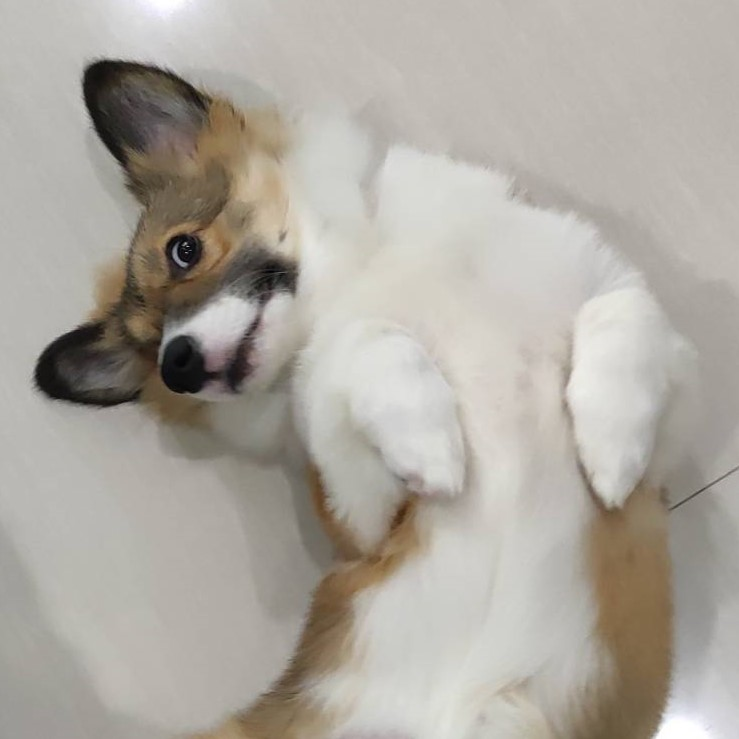
#> input picture dataset/odi.jpg, 739 x 739 px; its folder holds only this picture in this run
$ python part2.py
#> lines starting #> are read from the running program, lines starting #| are printed output that depends on the picture; after the words box and inside, x2 and y2 are one past the last pixel; in counts of white or black regions, pixels touching at a corner belong together
import cv2
import os
import matplotlib.pyplot as plt

files = os.listdir("../dataset")

for i, f in enumerate(files):
    img = cv2.imread(os.path.join("../dataset", f))
#> img is the input picture: shape (739, 739, 3); mean B, G, R 160.7, 168.8, 173.8
    if img is None:
        continue
    gray = cv2.cvtColor(img, cv2.COLOR_BGR2GRAY)
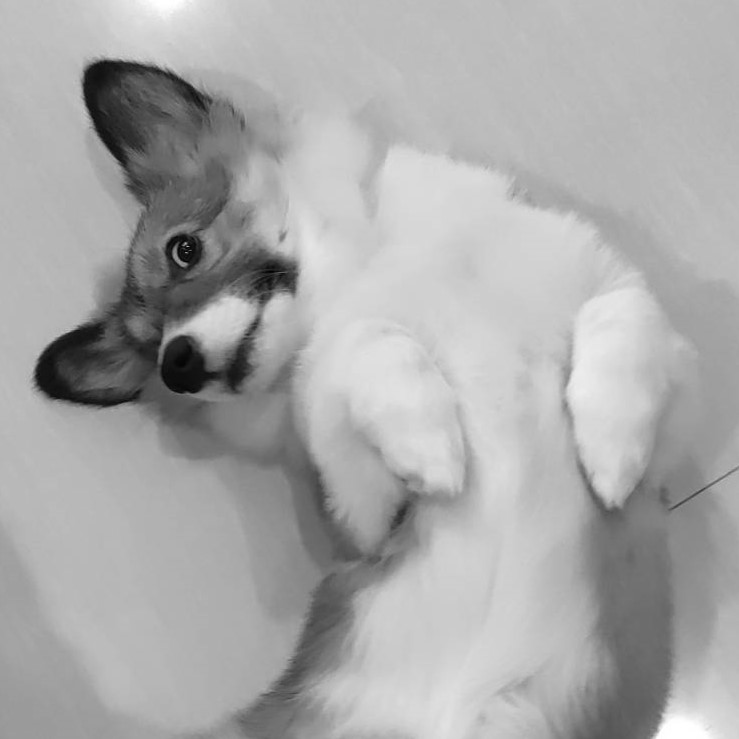
#> gray: shape (739, 739); min 0, max 255, mean 169.5

    fast = cv2.FastFeatureDetector_create()
    keypoints = fast.detect(gray, None)
#> keypoints = 949 keypoints; strongest (x, y, size): (186, 252, 7), (185, 243, 7), (187, 246, 7), (186, 264, 7)
    fast_res = img.copy()
    cv2.drawKeypoints(fast_res, keypoints, fast_res, (0, 0, 255))
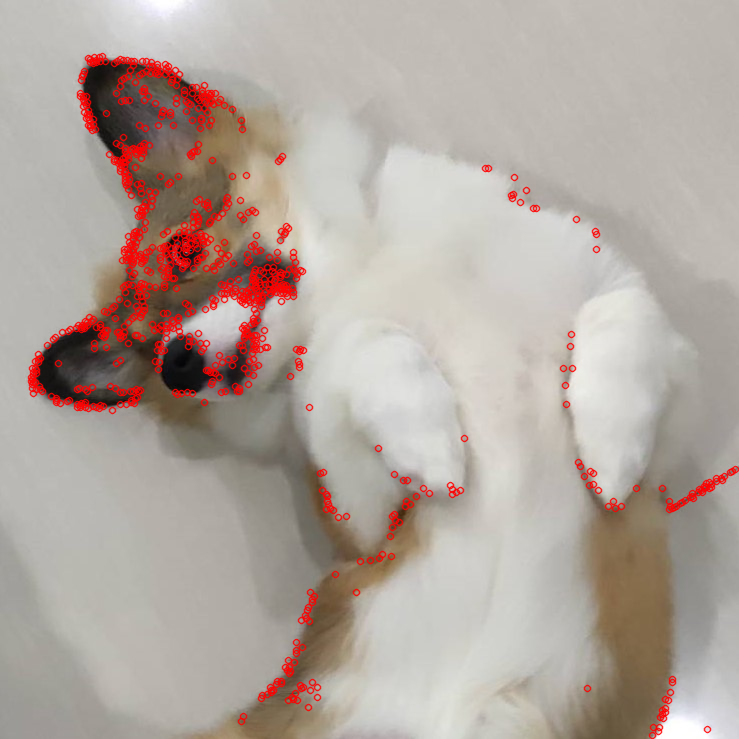
#> fast_res: shape (739, 739, 3); 5.41% of pixels changed, all inside (x1, y1, x2, y2) = (27, 52, 739, 739)

    orb = cv2.ORB_create()
    keypoints = orb.detect(gray, None)
#> keypoints = 500 keypoints; strongest (x, y, size): (185, 243, 31), (185, 244, 37.2), (187, 246, 31), (290, 287, 111.1)
    orb_res = img.copy()
    cv2.drawKeypoints(orb_res, keypoints, orb_res, (0, 255, 0))
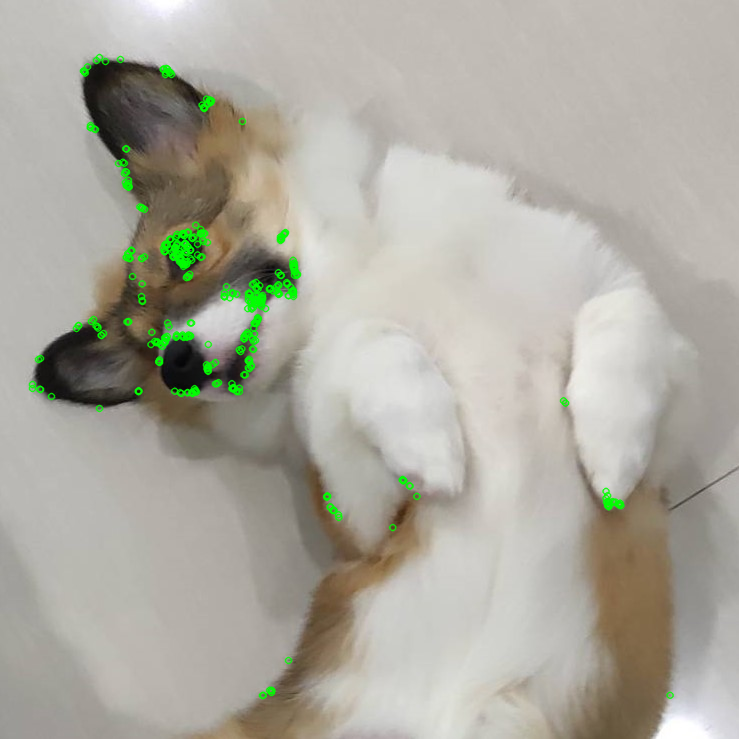
#> orb_res: shape (739, 739, 3); 1.73% of pixels changed, all inside (x1, y1, x2, y2) = (28, 53, 675, 700)

    plt.subplot(len(files), 2, 2 * i + 1)
    plt.title(f"FAST: {f}")
    fast_res = cv2.cvtColor(fast_res, cv2.COLOR_BGR2RGB)
    plt.imshow(fast_res)

    plt.subplot(len(files), 2, 2 * i + 2)
    plt.title(f"ORB: {f}")
    orb_res = cv2.cvtColor(orb_res, cv2.COLOR_BGR2RGB)
    plt.imshow(orb_res)

plt.show()
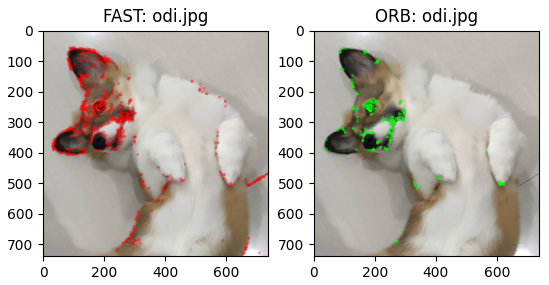
#> figure drawn by matplotlib, 2 panels
